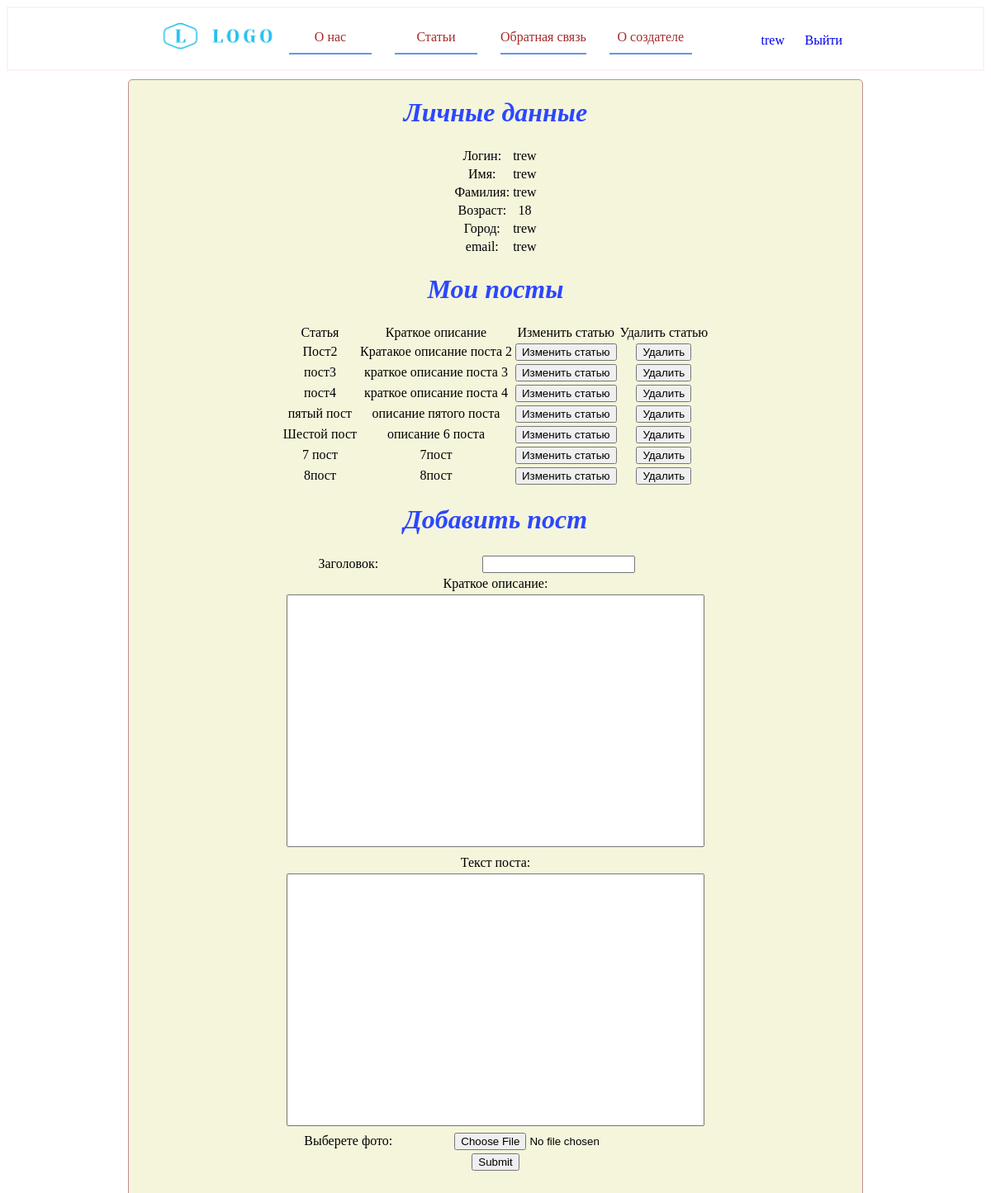
/Component/authorization/profile.php (signed in), run on the app's committed database.
### tables this page shows
CREATE TABLE `posts_user` (
  `id_posts` int(11) NOT NULL,
  `id_users` int(11) DEFAULT NULL,
  PRIMARY KEY (`id_posts`)
);

CREATE TABLE `posts` (
  `Title` text,
  `preview` text,
  `Text` text,
  `pictures_id` int(11) DEFAULT NULL,
  `date` date DEFAULT NULL,
  `id_posts` int(11) NOT NULL AUTO_INCREMENT,
  PRIMARY KEY (`id_posts`)
);

### Component/authorization/select.php (called while the page is built, shortened)
<?php
$db= new PDO('mysql:host=localhost;dbname=test',"root","");
$i=0;
$m=$db->query("select * from `posts_user`,`posts` where `posts`.`id_posts`=`posts_user`.`id_posts`
and `posts_user`.`id_users`='{$_SESSION['id_user']}';");
while ($post[$i]=$m->fetch(PDO::FETCH_ASSOC))
{
   $i++;
}

### Component/authorization/profile.php (the view, shortened to what this page needs)
<?php require_once($_SERVER['DOCUMENT_ROOT']."/test/header.php");
require_once($_SERVER['DOCUMENT_ROOT']."/test/Component/authorization/select.php"); ?>
<div class="detail_page">
    <h1 class="detail_title">Личные данные</h1>
    <table class="center_object">
        <tr>
            <td> Логин:</td>
            <td> <?=$_SESSION["login"]?> </td>
        </tr>
        <tr>
            <td> Имя:</td>
            <td> <?=$_SESSION["name"]?></td>
        </tr>
        <tr>
            <td>Фамилия:</td>
            <td><?=$_SESSION["lastname"]?></td>
        </tr>
        <tr>
            <td>Возраст:</td>
            <td><?=$_SESSION["age"]?></td>
        </tr>
        <tr>
            <td>Город:</td>
            <td>
                <?=$_SESSION["city"]?>
            </td>
        </tr>
        <tr>
            <td>
                email:
            </td>
            <td>
                <?=$_SESSION["email"]?>
            </td>
        </tr>
    </table>
    <h1 class="detail_title">Мои посты</h1>
<table class="center_object">
    <? if (count($post)):?>
    <tr>
        <td>Статья</td>
        <td>Краткое описание</td>
        <td>Изменить статью</td>
        <td>Удалить статью</td>
    </tr>
 <?foreach ($post as $k=>$m) :?>
    <tr>
        <td> <?=$m["Title"]?></td>
        <td><?=$m["preview"]?></td>
            <td>
                <form action="../Posts/change_post_template.php" method="POST">
                    <input type="submit" value="Изменить статью">
                </form>
            </td>
            <td>
                <form action="../Posts/delete_post.php" method="POST">
                <input type="submit" value="Удалить">
        </form>
            </td>
    </tr>
<?endforeach?>
<?  else : ?>
<tr>
    <td >У вас нет статей</td>
</tr>
<?endif;?>
</table>
    <h1 class="detail_title">Добавить пост</h1>
<table class="center_object">
    <form method="POST" action="/test/component/Posts/newpost.php" enctype="multipart/form-data">
    <tr>
        <td>
            Заголовок:
        </td>
        <td>
<input type="text" name="title_post">
        </td>
    </tr>
        <tr >
            <td colspan="2">
                Краткое описание:
            </td>
        </tr>
        <tr>
            <td colspan="2">
                <textarea name="preview_post"></textarea>
            </td>
        </tr>
        <tr>
        <tr >
            <td colspan="2">
                Текст поста:
            </td>
        </tr>
        <tr>
            <td colspan="2">
                <textarea name="text_post"></textarea>
            </td>
        </tr>
        <tr>
            <td >
               Выберете фото:
            </td>
            <td>
                <input type="file" name="pict">
            </td>
        </tr>
        <tr>
            <td colspan="2">
                <input type="submit">
            </td>
        </tr>
    </form>
</table>
</div>
<?php require_once($_SERVER['DOCUMENT_ROOT']."/test/footer.php");?>

### header.php (shortened to what this page needs)
<!DOCTYPE html>
<html lang="en">
<head>
    <link rel="stylesheet" href="/test/css/styles.css" type="text/css">
</head>
<body>
<header>
    <div class="logo">
        <a href="/test/index.php"><img src="/test/image/logo.png" alt="Логотип" height="70"></a>
    </div>
    <section class="head">
        <ul>
            <a href="/test/static/about.php"><li>О нас</li></a>
            <a href="/test/"><li>Статьи</li></a>
            <a href="/test/component/feedback/template.php"><li>Обратная связь</li></a>
            <a href="/test/static/creator.php"><li>О создателе</li></a>
        </ul>
    </section>
<?
if(!isset($_SESSION["name"])) :?>
    <a class="link_register" href="/test/Component/authorization/authorization.php">Войти</a>
    <?else :?>
    <a class="link_register" href="/test/Component/authorization/profile.php"><?=$_SESSION["name"]?></a>
    <a  class="link_register logout" href="/test/Component/authorization/logout.php">Выйти</a>
    <?endif;?>
</header>

### footer.php (shortened to what this page needs)
</body>
</html>

### css/styles.css (style rules this page uses)
header { display: block; border: 2px solid lavenderblush; }
.head { position: absolute; width: 50%; height: auto; top: 10px; margin-left: 25%; margin-right: auto; text-align: center; }
.logo { margin-left: 15%; position: relative; top: 0; }
li { margin-right: 5%; list-style: none; float: left; text-align: center; min-width: 100px; width: auto; border-bottom: 2px solid cornflowerblue; color: brown; padding: 10px 0; }
a { text-decoration: none; }
.detail_page { border: 1px solid rosybrown; border-radius: 5px; width: 75%; margin-left: auto; margin-right: auto; height: auto; padding-bottom: 50px; margin-top: 10px; background-color: beige; }
.detail_title { font-style: italic; text-align: center; color: #2b47ff; }
.link_register { position: absolute; right: 250px; top: 40px; }
.center_object { margin-left: auto; margin-right: auto; text-align: center; }
.logout { right: 180px; }
textarea { width: 500px; height: 300px; resize: none; }

### data on the page
posts_user: posts.Title "Пост2", posts.preview "Кратакое описание поста 2"
posts_user: posts.Title "пост3", posts.preview "краткое описание поста 3"
posts_user: posts.Title "пост4", posts.preview "краткое описание поста 4"
posts_user: posts.Title "пятый пост", posts.preview "описание пятого поста"
posts_user: posts.Title "Шестой пост", posts.preview "описание 6 поста"
posts_user: posts.Title "7 пост", posts.preview "7пост"
posts_user: posts.Title "8пост", posts.preview "8пост"

### other printed values
$_SESSION["name"] "trew"
$_SESSION["login"] "trew"
$_SESSION["lastname"] "trew"
$_SESSION["age"] "18"
$_SESSION["city"] "trew"
$_SESSION["email"] "trew"
